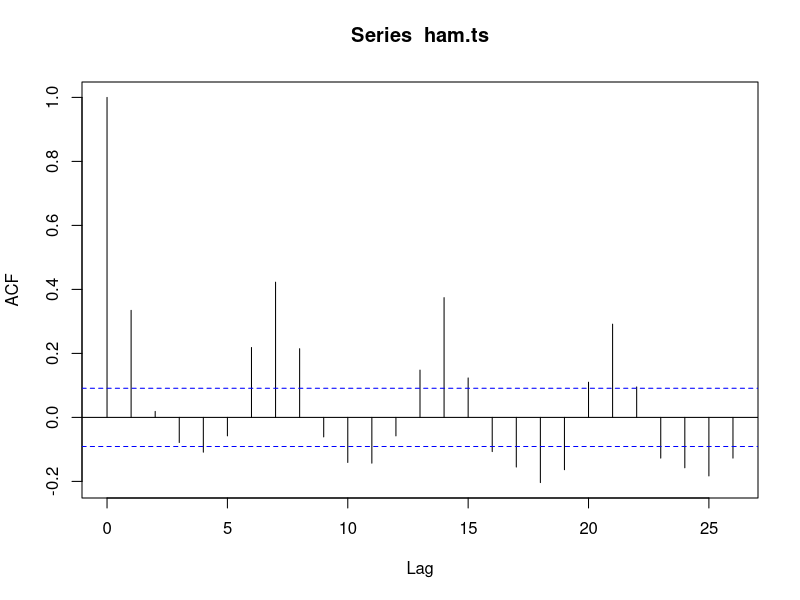
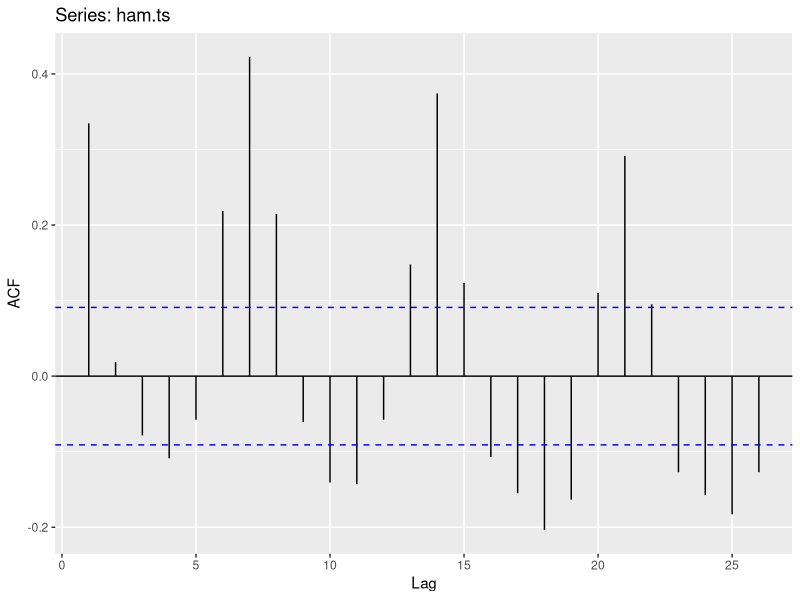
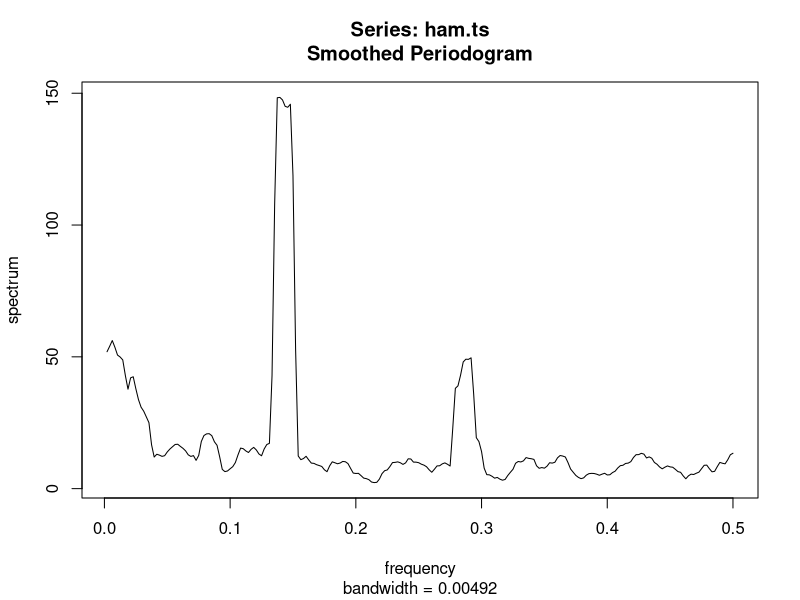
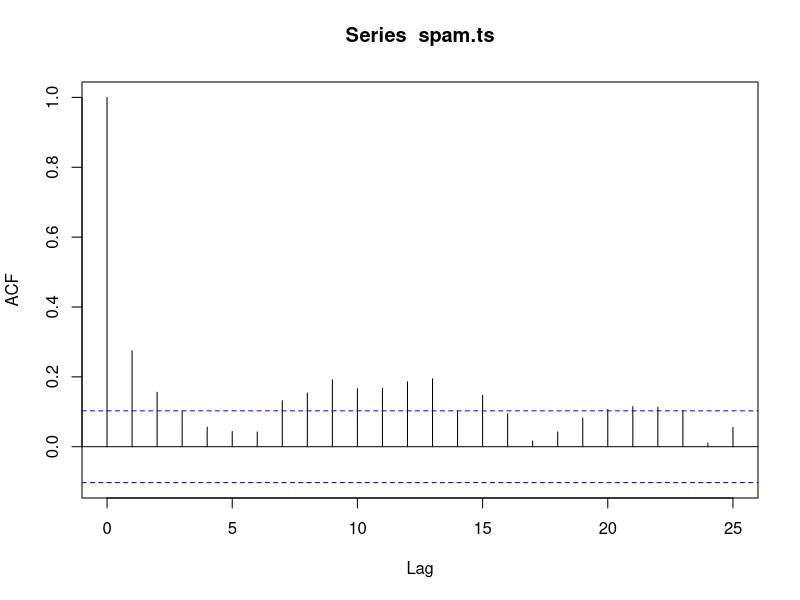
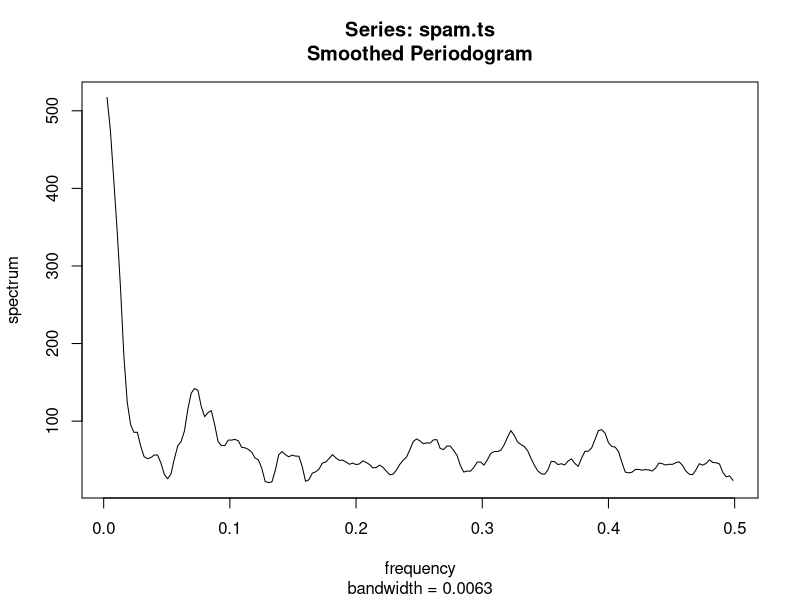
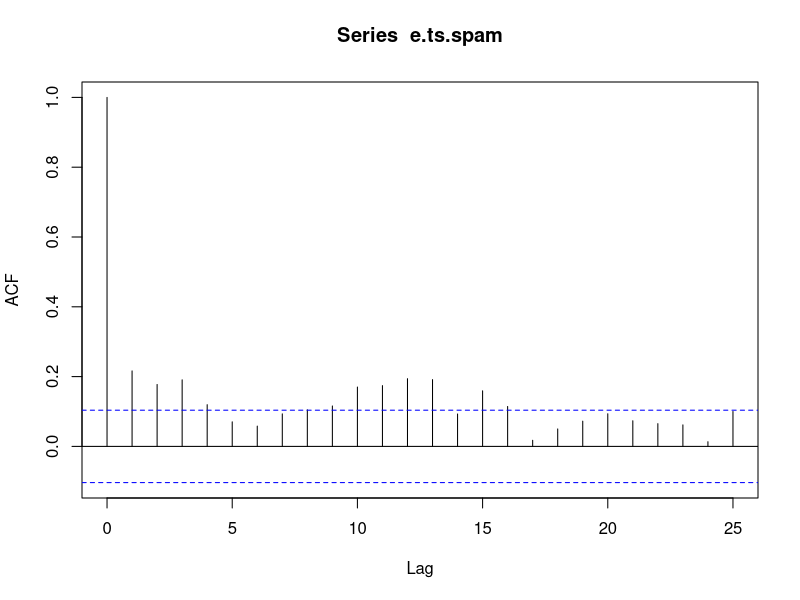

Here is the R script that generated these plots, in order: (Note: this script raises an error after producing the figures.)
## ---- chunk 1
knitr::opts_chunk$set(echo = TRUE)
## ---- chunk 2
# data and libraries
datadir <- "C:/Users/Student/OneDrive - University of Virginia/Documents/SYS4021/In Class/Data"
sourcedir <- "C:/Users/Student/OneDrive - University of Virginia/Documents/SYS4021"

##load the 'ham_ts.csv' and 'spam_ts.csv' into ham and spam variables repectively
setwd(datadir)
ham<-read.table('ham_ts.csv',header=T,sep=',')
spam<-read.table('spam_ts.csv',header=T,sep=',')
setwd(sourcedir)

##load libraries (install them if necessary)
library(forecast)
library(tidyverse)
library(lubridate)
library(ggplot2)

##use the ts() command to get a time series of ham amount using ham data from all years
ham.ts<-ts(ham$count)

##use the ts() command to get a time series of spam amount using spam data from all years
spam.ts<-ts(spam$count)
## ---- chunk 3
nrow(ham)
nrow(spam)
## ---- chunk 4
mean(spam.ts)
## ---- chunk 5
mean(ham.ts)
## ---- chunk 6
#Remove the last six weeks from ham.ts
ham.ts <-ts(ham$count[1:464])

time.ham<-c(1:(length(ham.ts)))
ham.trend<-lm(ham.ts~time.ham)
summary(ham.trend)
## ---- chunk 7
acf(ham.ts)
ggAcf(ham.ts)
## ---- chunk 8
pg.ham <- spec.pgram(ham.ts,spans=9,demean=T,log='no')

# Find the peak, max.omega.ham
max.omega.ham<-pg.ham$freq[which(pg.ham$spec==max(pg.ham$spec))]

# Where is the peak?
max.omega.ham

# What is the period?
1/max.omega.ham
## ---- chunk 9
Day <- rep(NA, length(ham.ts))
Day[which((time.ham %% 7) == 0)] <- "F"
Day[which((time.ham %% 7) == 1)] <- "Sa"  
Day[which((time.ham %% 7) == 2)] <- "S"
Day[which((time.ham %% 7) == 3)] <- "M"
Day[which((time.ham %% 7) == 4)] <- "T"
Day[which((time.ham %% 7) == 5)] <- "W"
Day[which((time.ham %% 7) == 6)] <- "Th"
Day <- as.factor(Day)

ham.trendseason<-lm(ham.ts~time.ham+Day)
## ---- chunk 10
contrasts(Day)
## ---- chunk 11
summary(ham.trendseason)
## ---- chunk 12

## ---- chunk 13
ham.season<-lm(ham.ts~Day)
## ---- chunk 14
summary(ham.season)
## ---- chunk 15
anova(ham.trendseason,ham.season, test="Chi")
## ---- chunk 16
acf(spam.ts)
## ---- chunk 17
pg.spam <- spec.pgram(spam.ts,spans=9,demean=T,log='no')
## ---- chunk 18
# Find the peak, max.omega.spam
max.omega.spam<-pg.spam$freq[which(pg.spam$spec==max(pg.spam$spec))]

# Where is the peak?
max.omega.spam

# What is the period?
1/max.omega.spam
## ---- chunk 19
spam.ts <- (spam.ts[1:(length(spam.ts)-7)])

time.spam<-c(1:(length(spam.ts)))
spam.trend<-lm(spam.ts~time.spam)
summary(spam.trend)
## ---- chunk 20
e.ts.spam <- ts(spam.trend$residuals)
acf(e.ts.spam)
## ---- chunk 21
spam.auto <- auto.arima(e.ts.spam,approximation=FALSE)
summary(spam.auto)
## ---- chunk 22
AIC(spam.auto)
## ---- chunk 23
spam.arima111 <- arima(e.ts.spam, order=c(1,1,1))
summary(spam.arima111)


spam.acf <- ggAcf(e.ts.spam)
spam.pacf <- ggPacf(e.ts.spam)

# Plot acf and pacf side by side for easier examination
ggarrange(spam.acf,spam.pacf,nrow=2,ncol=1)

## ---- chunk 24
spam.auto1 <- auto.arima(spam.ts,approximation=FALSE)
summary(spam.auto1)
## ---- chunk 25
e.ts.spam1 <- ts(spam.auto1$residuals)
spam1.acf <- ggAcf(e.ts.spam1)
spam1.pacf <- ggPacf(e.ts.spam1)

# Plot acf and pacf side by side for easier examination
ggarrange(spam1.acf,spam1.pacf,nrow=2,ncol=1)
## ---- chunk 26
ggtsdiag(spam.auto,gof.lag=20)

ggtsdiag(spam.auto1,gof.lag=20)

ggtsdiag(spam.arima111,gof.lag=20)
